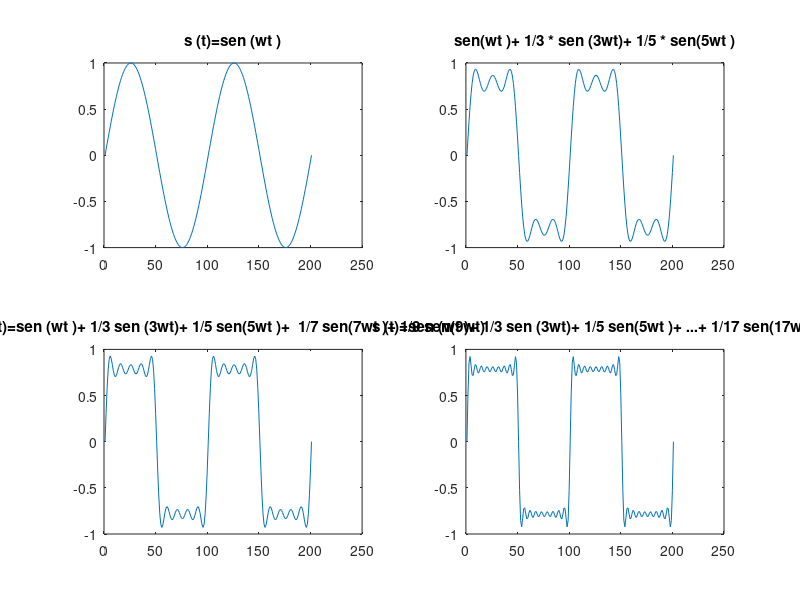

The MATLAB script that drew this image:
clear all;
close all;

t = 0:0.01:2;
w = 2*pi;

% a) s (t)=sen (wt )
sa = sin(w*t);

%b) sen(wt )+ 1/3 * sen (3wt)+ 1/5 * sen(5wt )

sb = sin(w*t) + (1/3) * sin(3*w*t) + (1/5) * sin(5*w*t);

%c) s (t)=sen (wt )+ 1/3 sen (3wt)+ 1/5 sen(5wt )+  1/7 sen(7wt )+ 1/9 sen(9wt)

sc = sin(w*t) + (1/3) * sin(3*w*t) + (1/5) * sin(5*w*t) + (1/7) * sin(7*w*t) + (1/9) * sin(9*w*t);

%d) s (t)=sen (wt )+ 1/3 sen (3wt)+ 1/5 sen(5wt )+ ...+ 1/17 sen(17wt )

sd = sin(w*t) + (1/3) * sin(3*w*t) + (1/5) * sin(5*w*t) + (1/7) * sin(7*w*t) + (1/9) * sin(9*w*t) + (1/11) * sin(11*w*t) + (1/13) * sin(13*w*t) + (1/15) * sin(15*w*t) + (1/17) * sin(17*w*t);

subplot(2,2,1), plot(sa) ,title("s (t)=sen (wt )");
subplot(2,2,2), plot(sb) ,title("sen(wt )+ 1/3 * sen (3wt)+ 1/5 * sen(5wt )");
subplot(2,2,3), plot(sc) ,title("s (t)=sen (wt )+ 1/3 sen (3wt)+ 1/5 sen(5wt )+  1/7 sen(7wt )+ 1/9 sen(9wt)");
subplot(2,2,4), plot(sd) ,title("s (t)=sen (wt )+ 1/3 sen (3wt)+ 1/5 sen(5wt )+ ...+ 1/17 sen(17wt )");
